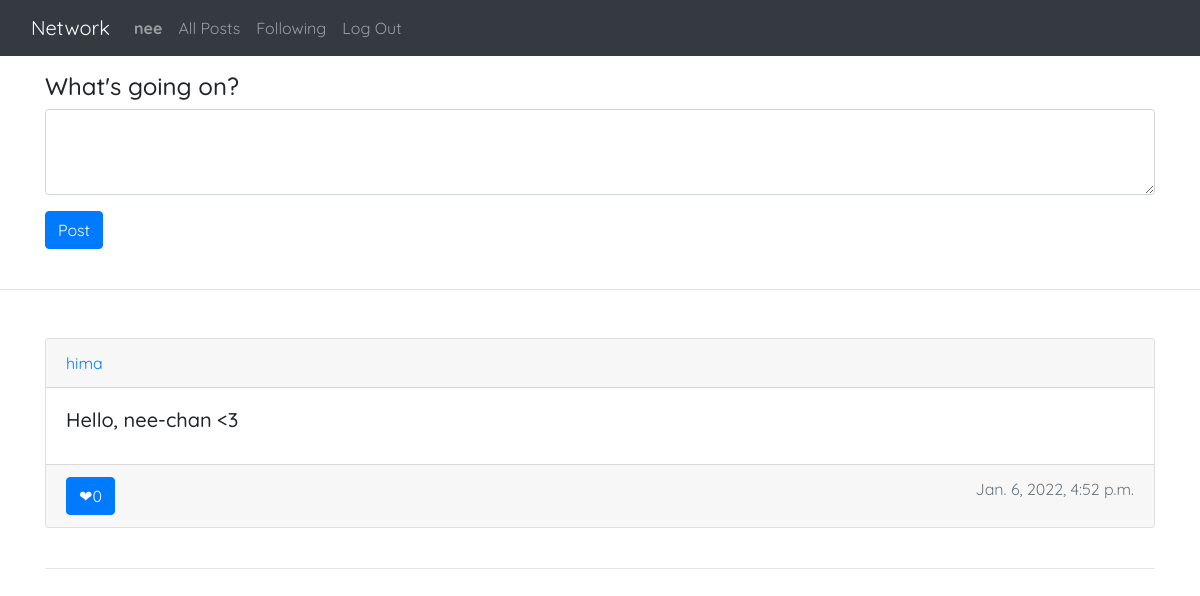
The page /following (signed in) on the database its author committed.
### network/models.py (models this page shows)
class User(AbstractUser):
    pass

class Post(models.Model):
    user = models.ForeignKey('User', on_delete = models.CASCADE, related_name = "author")
    content = models.CharField(max_length = 255)
    date = models.DateTimeField(default = timezone.now)
    likes = models.IntegerField(default = 0)
    def __str__(self):
        return f"User: {self.user} has posted {self.content} on {self.date} having  {self.likes} likes"

### network/views.py (the view, shortened to what this page needs)
# urls.py: path("following", views.following, name="following")
def following(request):
    following_users = Follow.objects.filter(follower = request.user)
    posts = Post.objects.all().order_by('-date')
    following_user_posts = list()
    for foll_user in following_users:
        for post in posts:
            if post.user == foll_user.following:
                following_user_posts.append(post)
    print(following_user_posts)
    return render(request, "network/following.html", {
        "following_users":following_users,
        "following_user_posts":following_user_posts
    })

### network/models.py (called while the page is built)
    def __str__(self):
        return f"{self.follower} follows {self.following}"

### network/templates/network/following.html (shortened to what this page needs)
{% extends "network/layout.html" %}
{% block body %}
    <div class="container my-3">
        <form action="{% url 'index' %}" method="post">
            <div class="form-group">
                <label class="h4" for="content">What's going on?</label>
                <textarea class="form-control" id="content" rows="3" name="content"></textarea>
            </div>
            <button type="submit" class="btn btn-primary">Post</button>
            <br><br>
        </form>
    </div>
    <hr>
    <div class="container my-5">
        {% for post in following_user_posts %}
            <div class="card ">
                <div class="card-header">
                    <a href="{% url 'profile' post.user %}">{{post.user.username}}</a>
                </div>
                <div class="card-body">
                    <h5 class="card-title">{{ post.content }}</h5>
                </div>
                <div class="card-footer text-muted" >
                    <a href="#" class="btn btn-primary" style="float: left;"><span >&#x2764;</span>{{post.likes}}</a>
                    <span style="float: right;">{{ post.date }}</span>
                </div>
            </div>
            <br><hr><br>
       {% endfor %}
    </div>
{% endblock %}

### network/templates/network/layout.html (shortened to what this page needs)
{% load static %}
<!DOCTYPE html>
<html lang="en">
    <head>
        <link rel="stylesheet" href="https://stackpath.bootstrapcdn.com/bootstrap/4.4.1/css/bootstrap.min.css">
        <link href="{% static 'network/styles.css' %}" rel="stylesheet">
    </head>
    <body>
        <nav class="navbar navbar-expand-lg navbar-dark bg-dark">
            <div class="container-fluid">
                <a class="navbar-brand" href="{% url 'index' %}">Network</a>
                <div class="collapse navbar-collapse" id="navbarSupportedContent">
                    <ul class="navbar-nav">
                        {% if user.is_authenticated %}
                            <li class="nav-item">
                                <a class="nav-link" href="{% url 'profile' user %}"><strong>{{ user.username }}</strong></a>
                            </li>
                        {% endif %}
                        <li class="nav-item">
                        <a class="nav-link" href="{% url 'index' %}">All Posts</a>
                        </li>
                        {% if user.is_authenticated %}
                            <li class="nav-item">
                                <a class="nav-link" href="{% url 'following' %}">Following</a>
                            </li>
                            <li class="nav-item">
                                <a class="nav-link" href="{% url 'logout' %}">Log Out</a>
                            </li>
                        {% endif %}
                    </ul>
                </div>
            </div>
        </nav>
        <div class="body">
            {% block body %}
            {% endblock %}
        </div>
    </body>
</html>

### network/static/network/styles.css (style rules this page uses)
* { font-family: 'Quicksand', sans-serif; }

### rows shown on the page
User: username "nee"
Post: user.username "hima", content "Hello, nee-chan <3", likes "0", date "Jan. 6, 2022, 4:52 p.m."
